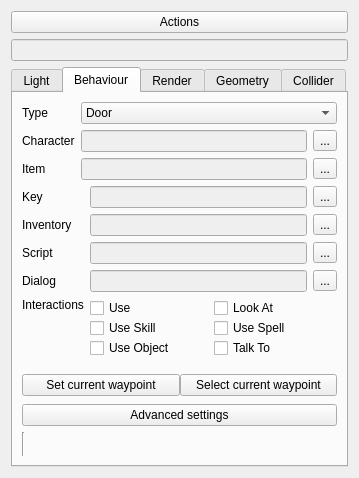
<?xml version="1.0" encoding="UTF-8"?>
<ui version="4.0">
 <class>WorldObjectWidget</class>
 <widget class="QWidget" name="WorldObjectWidget">
  <property name="geometry">
   <rect>
    <x>0</x>
    <y>0</y>
    <width>359</width>
    <height>434</height>
   </rect>
  </property>
  <property name="windowTitle">
   <string>Form</string>
  </property>
  <layout class="QVBoxLayout" name="verticalLayout">
   <item>
    <widget class="QPushButton" name="actionsButton">
     <property name="text">
      <string>Actions</string>
     </property>
    </widget>
   </item>
   <item>
    <widget class="QLineEdit" name="objectName">
     <property name="enabled">
      <bool>false</bool>
     </property>
     <property name="sizePolicy">
      <sizepolicy hsizetype="Minimum" vsizetype="Fixed">
       <horstretch>0</horstretch>
       <verstretch>0</verstretch>
      </sizepolicy>
     </property>
    </widget>
   </item>
   <item>
    <widget class="QTabWidget" name="tabWidget">
     <property name="sizePolicy">
      <sizepolicy hsizetype="Expanding" vsizetype="Expanding">
       <horstretch>0</horstretch>
       <verstretch>0</verstretch>
      </sizepolicy>
     </property>
     <property name="currentIndex">
      <number>1</number>
     </property>
     <widget class="QWidget" name="lightTab">
      <attribute name="title">
       <string>Light</string>
      </attribute>
      <layout class="QGridLayout" name="gridLayout_3">
       <item row="6" column="0" colspan="4">
        <widget class="QGroupBox" name="shadowCasting">
         <property name="title">
          <string>Shadow Casting</string>
         </property>
         <layout class="QGridLayout" name="gridLayout_7">
          <item row="2" column="1">
           <widget class="QSpinBox" name="shadowNear">
            <property name="maximum">
             <number>9999</number>
            </property>
           </widget>
          </item>
          <item row="2" column="2">
           <widget class="QSpinBox" name="shadowFar">
            <property name="maximum">
             <number>9999</number>
            </property>
           </widget>
          </item>
          <item row="0" column="1" colspan="2">
           <widget class="QSpinBox" name="shadowFilmSize">
            <property name="maximum">
             <number>9999</number>
            </property>
            <property name="singleStep">
             <number>1</number>
            </property>
           </widget>
          </item>
          <item row="0" column="0">
           <widget class="QLabel" name="label_16">
            <property name="text">
             <string>Film size</string>
            </property>
           </widget>
          </item>
          <item row="2" column="0">
           <widget class="QLabel" name="label_19">
            <property name="text">
             <string>Near/Far</string>
            </property>
           </widget>
          </item>
          <item row="3" column="0">
           <widget class="QLabel" name="label_18">
            <property name="text">
             <string>Buffer size</string>
            </property>
           </widget>
          </item>
          <item row="3" column="1">
           <widget class="QSpinBox" name="shadowBufferSizeX">
            <property name="maximum">
             <number>9999</number>
            </property>
            <property name="singleStep">
             <number>256</number>
            </property>
           </widget>
          </item>
          <item row="3" column="2">
           <widget class="QSpinBox" name="shadowBufferSizeY">
            <property name="maximum">
             <number>9999</number>
            </property>
            <property name="singleStep">
             <number>256</number>
            </property>
           </widget>
          </item>
         </layout>
        </widget>
       </item>
       <item row="3" column="1">
        <widget class="QDoubleSpinBox" name="lightAttenuationA">
         <property name="singleStep">
          <double>0.010000000000000</double>
         </property>
        </widget>
       </item>
       <item row="4" column="1">
        <widget class="QDoubleSpinBox" name="lightColorR">
         <property name="maximum">
          <double>255.000000000000000</double>
         </property>
        </widget>
       </item>
       <item row="2" column="1" colspan="3">
        <widget class="QDoubleSpinBox" name="lightRadius">
         <property name="maximum">
          <double>500.000000000000000</double>
         </property>
        </widget>
       </item>
       <item row="1" column="1" colspan="3">
        <widget class="QComboBox" name="lightTypesList">
         <item>
          <property name="text">
           <string>Point Light</string>
          </property>
         </item>
         <item>
          <property name="text">
           <string>Directional Light</string>
          </property>
         </item>
         <item>
          <property name="text">
           <string>Ambient Light</string>
          </property>
         </item>
         <item>
          <property name="text">
           <string>Spot Light</string>
          </property>
         </item>
        </widget>
       </item>
       <item row="10" column="0">
        <widget class="Line" name="line_2">
         <property name="sizePolicy">
          <sizepolicy hsizetype="Fixed" vsizetype="MinimumExpanding">
           <horstretch>0</horstretch>
           <verstretch>0</verstretch>
          </sizepolicy>
         </property>
         <property name="orientation">
          <enum>Qt::Vertical</enum>
         </property>
        </widget>
       </item>
       <item row="3" column="3">
        <widget class="QDoubleSpinBox" name="lightAttenuationC">
         <property name="singleStep">
          <double>0.010000000000000</double>
         </property>
        </widget>
       </item>
       <item row="9" column="0" colspan="4">
        <widget class="QPushButton" name="lightCompile">
         <property name="text">
          <string>Apply changes</string>
         </property>
        </widget>
       </item>
       <item row="3" column="2">
        <widget class="QDoubleSpinBox" name="lightAttenuationB">
         <property name="singleStep">
          <double>0.010000000000000</double>
         </property>
        </widget>
       </item>
       <item row="7" column="0" colspan="2">
        <widget class="QRadioButton" name="lightSetEnabled">
         <property name="text">
          <string>On</string>
         </property>
        </widget>
       </item>
       <item row="4" column="2">
        <widget class="QDoubleSpinBox" name="lightColorG">
         <property name="maximum">
          <double>255.000000000000000</double>
         </property>
        </widget>
       </item>
       <item row="8" column="0" colspan="4">
        <widget class="QCheckBox" name="showLightRadius">
         <property name="text">
          <string>Show radius</string>
         </property>
        </widget>
       </item>
       <item row="7" column="2" colspan="2">
        <widget class="QRadioButton" name="lightSetDisabled">
         <property name="text">
          <string>Off</string>
         </property>
        </widget>
       </item>
       <item row="4" column="3">
        <widget class="QDoubleSpinBox" name="lightColorB">
         <property name="maximum">
          <double>255.000000000000000</double>
         </property>
        </widget>
       </item>
       <item row="1" column="0">
        <widget class="QLabel" name="label_13">
         <property name="text">
          <string>Type</string>
         </property>
        </widget>
       </item>
       <item row="4" column="0">
        <widget class="QLabel" name="label_14">
         <property name="maximumSize">
          <size>
           <width>16777215</width>
           <height>20</height>
          </size>
         </property>
         <property name="text">
          <string>RGB</string>
         </property>
        </widget>
       </item>
       <item row="2" column="0">
        <widget class="QLabel" name="label_15">
         <property name="maximumSize">
          <size>
           <width>16777215</width>
           <height>20</height>
          </size>
         </property>
         <property name="text">
          <string>Radius</string>
         </property>
        </widget>
       </item>
       <item row="3" column="0">
        <widget class="QLabel" name="labelAttenuation">
         <property name="text">
          <string>Attenuation</string>
         </property>
        </widget>
       </item>
       <item row="5" column="0">
        <widget class="QLabel" name="label_20">
         <property name="text">
          <string>Priority</string>
         </property>
        </widget>
       </item>
       <item row="5" column="1" colspan="3">
        <widget class="QSpinBox" name="lightPriority">
         <property name="maximum">
          <number>512</number>
         </property>
        </widget>
       </item>
      </layout>
     </widget>
     <widget class="QWidget" name="behaviourTab">
      <attribute name="title">
       <string>Behaviour</string>
      </attribute>
      <layout class="QGridLayout" name="gridLayout_6">
       <item row="0" column="1" colspan="3">
        <widget class="QComboBox" name="objectTypeList">
         <item>
          <property name="text">
           <string>Door</string>
          </property>
         </item>
         <item>
          <property name="text">
           <string>Shelf</string>
          </property>
         </item>
         <item>
          <property name="text">
           <string>Locker</string>
          </property>
         </item>
         <item>
          <property name="text">
           <string>NPC</string>
          </property>
         </item>
         <item>
          <property name="text">
           <string>Item</string>
          </property>
         </item>
        </widget>
       </item>
       <item row="0" column="0">
        <widget class="QLabel" name="label_8">
         <property name="text">
          <string>Type</string>
         </property>
        </widget>
       </item>
       <item row="17" column="0">
        <widget class="Line" name="line_5">
         <property name="orientation">
          <enum>Qt::Vertical</enum>
         </property>
        </widget>
       </item>
       <item row="3" column="0" colspan="4">
        <widget class="QWidget" name="dynamicObject" native="true">
         <layout class="QGridLayout" name="gridLayout_9">
          <property name="leftMargin">
           <number>0</number>
          </property>
          <property name="topMargin">
           <number>0</number>
          </property>
          <property name="rightMargin">
           <number>0</number>
          </property>
          <item row="4" column="1" colspan="2">
           <widget class="QWidget" name="interactions" native="true">
            <layout class="QGridLayout" name="gridLayout_8">
             <property name="leftMargin">
              <number>0</number>
             </property>
             <property name="topMargin">
              <number>0</number>
             </property>
             <property name="rightMargin">
              <number>0</number>
             </property>
             <property name="bottomMargin">
              <number>0</number>
             </property>
             <property name="spacing">
              <number>0</number>
             </property>
             <item row="1" column="2">
              <widget class="QCheckBox" name="interactionUseSpell">
               <property name="text">
                <string>Use Spell</string>
               </property>
              </widget>
             </item>
             <item row="0" column="0">
              <widget class="QCheckBox" name="interactionUse">
               <property name="text">
                <string>Use</string>
               </property>
              </widget>
             </item>
             <item row="0" column="2">
              <widget class="QCheckBox" name="interactionLookAt">
               <property name="text">
                <string>Look At</string>
               </property>
              </widget>
             </item>
             <item row="1" column="0">
              <widget class="QCheckBox" name="interactionUseSkill">
               <property name="text">
                <string>Use Skill</string>
               </property>
              </widget>
             </item>
             <item row="2" column="0">
              <widget class="QCheckBox" name="interactionUseObject">
               <property name="text">
                <string>Use Object</string>
               </property>
              </widget>
             </item>
             <item row="2" column="2">
              <widget class="QCheckBox" name="interactionTalkTo">
               <property name="text">
                <string>Talk To</string>
               </property>
              </widget>
             </item>
            </layout>
           </widget>
          </item>
          <item row="2" column="1">
           <widget class="QLineEdit" name="script">
            <property name="enabled">
             <bool>false</bool>
            </property>
           </widget>
          </item>
          <item row="3" column="1">
           <widget class="QLineEdit" name="dialog">
            <property name="enabled">
             <bool>false</bool>
            </property>
           </widget>
          </item>
          <item row="1" column="0">
           <widget class="QLabel" name="labelInventory">
            <property name="text">
             <string>Inventory</string>
            </property>
           </widget>
          </item>
          <item row="1" column="1">
           <widget class="QLineEdit" name="inventory">
            <property name="enabled">
             <bool>false</bool>
            </property>
           </widget>
          </item>
          <item row="1" column="2">
           <widget class="QToolButton" name="selectInventory">
            <property name="text">
             <string>...</string>
            </property>
           </widget>
          </item>
          <item row="2" column="0">
           <widget class="QLabel" name="label_7">
            <property name="text">
             <string>Script</string>
            </property>
           </widget>
          </item>
          <item row="3" column="2">
           <widget class="QToolButton" name="selectDialog">
            <property name="text">
             <string>...</string>
            </property>
           </widget>
          </item>
          <item row="2" column="2">
           <widget class="QToolButton" name="selectScript">
            <property name="text">
             <string>...</string>
            </property>
           </widget>
          </item>
          <item row="4" column="0">
           <widget class="QLabel" name="label_22">
            <property name="text">
             <string>Interactions</string>
            </property>
            <property name="alignment">
             <set>Qt::AlignLeading|Qt::AlignLeft|Qt::AlignTop</set>
            </property>
           </widget>
          </item>
          <item row="3" column="0">
           <widget class="QLabel" name="label_21">
            <property name="text">
             <string>Dialog</string>
            </property>
           </widget>
          </item>
          <item row="0" column="0">
           <widget class="QLabel" name="labelKey">
            <property name="text">
             <string>Key</string>
            </property>
           </widget>
          </item>
          <item row="0" column="1">
           <widget class="QLineEdit" name="key">
            <property name="enabled">
             <bool>false</bool>
            </property>
           </widget>
          </item>
          <item row="0" column="2">
           <widget class="QToolButton" name="selectKey">
            <property name="text">
             <string>...</string>
            </property>
           </widget>
          </item>
         </layout>
        </widget>
       </item>
       <item row="16" column="0" colspan="4">
        <widget class="QPushButton" name="objectAdvancedSettings">
         <property name="text">
          <string>Advanced settings</string>
         </property>
        </widget>
       </item>
       <item row="14" column="0" colspan="4">
        <widget class="QWidget" name="widget" native="true">
         <property name="sizePolicy">
          <sizepolicy hsizetype="Preferred" vsizetype="Minimum">
           <horstretch>0</horstretch>
           <verstretch>0</verstretch>
          </sizepolicy>
         </property>
         <property name="maximumSize">
          <size>
           <width>16777215</width>
           <height>40</height>
          </size>
         </property>
         <layout class="QHBoxLayout" name="horizontalLayout">
          <property name="spacing">
           <number>0</number>
          </property>
          <property name="leftMargin">
           <number>0</number>
          </property>
          <property name="topMargin">
           <number>0</number>
          </property>
          <property name="rightMargin">
           <number>0</number>
          </property>
          <property name="bottomMargin">
           <number>0</number>
          </property>
          <item>
           <widget class="QPushButton" name="setCurrentWaypoint">
            <property name="text">
             <string>Set current waypoint</string>
            </property>
           </widget>
          </item>
          <item>
           <widget class="QPushButton" name="selectCurrentWaypoint">
            <property name="text">
             <string>Select current waypoint</string>
            </property>
           </widget>
          </item>
         </layout>
        </widget>
       </item>
       <item row="1" column="0">
        <widget class="QLabel" name="labelCharacter">
         <property name="text">
          <string>Character</string>
         </property>
        </widget>
       </item>
       <item row="1" column="3">
        <widget class="QToolButton" name="selectCharacter">
         <property name="text">
          <string>...</string>
         </property>
        </widget>
       </item>
       <item row="1" column="1" colspan="2">
        <widget class="QLineEdit" name="character">
         <property name="enabled">
          <bool>false</bool>
         </property>
        </widget>
       </item>
       <item row="2" column="0">
        <widget class="QLabel" name="labelItem">
         <property name="text">
          <string>Item</string>
         </property>
        </widget>
       </item>
       <item row="2" column="3">
        <widget class="QToolButton" name="selectItem">
         <property name="text">
          <string>...</string>
         </property>
        </widget>
       </item>
       <item row="2" column="1" colspan="2">
        <widget class="QLineEdit" name="item">
         <property name="enabled">
          <bool>false</bool>
         </property>
        </widget>
       </item>
      </layout>
     </widget>
     <widget class="QWidget" name="renderTab">
      <attribute name="title">
       <string>Render</string>
      </attribute>
      <layout class="QGridLayout" name="gridLayout_4">
       <item row="1" column="0">
        <widget class="QLineEdit" name="objectModel">
         <property name="enabled">
          <bool>false</bool>
         </property>
        </widget>
       </item>
       <item row="1" column="1">
        <widget class="QToolButton" name="selectModel">
         <property name="text">
          <string>...</string>
         </property>
        </widget>
       </item>
       <item row="5" column="0" colspan="2">
        <widget class="Line" name="line">
         <property name="sizePolicy">
          <sizepolicy hsizetype="Fixed" vsizetype="MinimumExpanding">
           <horstretch>0</horstretch>
           <verstretch>0</verstretch>
          </sizepolicy>
         </property>
         <property name="frameShadow">
          <enum>QFrame::Sunken</enum>
         </property>
         <property name="orientation">
          <enum>Qt::Vertical</enum>
         </property>
        </widget>
       </item>
       <item row="0" column="0" colspan="2">
        <widget class="QLabel" name="label_2">
         <property name="text">
          <string>Model</string>
         </property>
        </widget>
       </item>
       <item row="2" column="0" colspan="2">
        <widget class="QLabel" name="label_6">
         <property name="text">
          <string>Texture</string>
         </property>
        </widget>
       </item>
       <item row="3" column="0">
        <widget class="QLineEdit" name="objectTexture">
         <property name="enabled">
          <bool>false</bool>
         </property>
        </widget>
       </item>
       <item row="3" column="1">
        <widget class="QToolButton" name="selectTexture">
         <property name="text">
          <string>...</string>
         </property>
        </widget>
       </item>
       <item row="4" column="0" colspan="2">
        <widget class="QPushButton" name="objectFocus">
         <property name="text">
          <string>Focus on this object</string>
         </property>
        </widget>
       </item>
      </layout>
     </widget>
     <widget class="QWidget" name="geometryTab">
      <attribute name="title">
       <string>Geometry</string>
      </attribute>
      <layout class="QGridLayout" name="gridLayout">
       <item row="0" column="0">
        <widget class="QLabel" name="label_3">
         <property name="text">
          <string>Position</string>
         </property>
        </widget>
       </item>
       <item row="1" column="0">
        <widget class="QDoubleSpinBox" name="objectPosX">
         <property name="minimum">
          <double>-9999.000000000000000</double>
         </property>
         <property name="maximum">
          <double>9999.000000000000000</double>
         </property>
        </widget>
       </item>
       <item row="5" column="2">
        <widget class="QDoubleSpinBox" name="objectScaleZ">
         <property name="minimum">
          <double>0.000000000000000</double>
         </property>
         <property name="maximum">
          <double>999.990000000000009</double>
         </property>
        </widget>
       </item>
       <item row="3" column="1">
        <widget class="QDoubleSpinBox" name="objectRotationY">
         <property name="minimum">
          <double>-360.000000000000000</double>
         </property>
         <property name="maximum">
          <double>360.000000000000000</double>
         </property>
        </widget>
       </item>
       <item row="4" column="0">
        <widget class="QLabel" name="label_5">
         <property name="text">
          <string>Scale</string>
         </property>
        </widget>
       </item>
       <item row="3" column="2">
        <widget class="QDoubleSpinBox" name="objectRotationZ">
         <property name="minimum">
          <double>-360.000000000000000</double>
         </property>
         <property name="maximum">
          <double>360.000000000000000</double>
         </property>
        </widget>
       </item>
       <item row="5" column="1">
        <widget class="QDoubleSpinBox" name="objectScaleY">
         <property name="minimum">
          <double>0.000000000000000</double>
         </property>
         <property name="maximum">
          <double>999.990000000000009</double>
         </property>
        </widget>
       </item>
       <item row="1" column="2">
        <widget class="QDoubleSpinBox" name="objectPosZ">
         <property name="minimum">
          <double>-9999.000000000000000</double>
         </property>
         <property name="maximum">
          <double>9999.000000000000000</double>
         </property>
        </widget>
       </item>
       <item row="1" column="1">
        <widget class="QDoubleSpinBox" name="objectPosY">
         <property name="minimum">
          <double>-9999.000000000000000</double>
         </property>
         <property name="maximum">
          <double>9999.000000000000000</double>
         </property>
        </widget>
       </item>
       <item row="2" column="0">
        <widget class="QLabel" name="label_4">
         <property name="text">
          <string>Rotation</string>
         </property>
        </widget>
       </item>
       <item row="3" column="0">
        <widget class="QDoubleSpinBox" name="objectRotationX">
         <property name="minimum">
          <double>-360.000000000000000</double>
         </property>
         <property name="maximum">
          <double>360.000000000000000</double>
         </property>
        </widget>
       </item>
       <item row="5" column="0">
        <widget class="QDoubleSpinBox" name="objectScaleX">
         <property name="minimum">
          <double>0.000000000000000</double>
         </property>
         <property name="maximum">
          <double>999.990000000000009</double>
         </property>
        </widget>
       </item>
       <item row="6" column="0">
        <widget class="QLabel" name="label_10">
         <property name="text">
          <string>Floor</string>
         </property>
        </widget>
       </item>
       <item row="8" column="1">
        <widget class="Line" name="line_3">
         <property name="sizePolicy">
          <sizepolicy hsizetype="Fixed" vsizetype="MinimumExpanding">
           <horstretch>0</horstretch>
           <verstretch>0</verstretch>
          </sizepolicy>
         </property>
         <property name="orientation">
          <enum>Qt::Vertical</enum>
         </property>
        </widget>
       </item>
       <item row="7" column="0">
        <widget class="QSpinBox" name="objectFloor"/>
       </item>
       <item row="7" column="1" colspan="2">
        <widget class="QCheckBox" name="inheritsFloor">
         <property name="text">
          <string>Inherits from parent</string>
         </property>
        </widget>
       </item>
      </layout>
     </widget>
     <widget class="QWidget" name="colliderTab">
      <attribute name="title">
       <string>Collider</string>
      </attribute>
      <layout class="QGridLayout" name="gridLayout_2">
       <item row="3" column="0" colspan="3">
        <widget class="QComboBox" name="collider_type">
         <item>
          <property name="text">
           <string>None</string>
          </property>
         </item>
         <item>
          <property name="text">
           <string>Model</string>
          </property>
         </item>
         <item>
          <property name="text">
           <string>Box</string>
          </property>
         </item>
         <item>
          <property name="text">
           <string>Sphere</string>
          </property>
         </item>
        </widget>
       </item>
       <item row="2" column="0" colspan="3">
        <widget class="QCheckBox" name="displayColliders">
         <property name="text">
          <string>Display colliders</string>
         </property>
        </widget>
       </item>
       <item row="10" column="1">
        <widget class="Line" name="line_4">
         <property name="sizePolicy">
          <sizepolicy hsizetype="Fixed" vsizetype="MinimumExpanding">
           <horstretch>0</horstretch>
           <verstretch>0</verstretch>
          </sizepolicy>
         </property>
         <property name="orientation">
          <enum>Qt::Vertical</enum>
         </property>
        </widget>
       </item>
       <item row="4" column="0" colspan="3">
        <widget class="QFrame" name="collider_position">
         <property name="frameShape">
          <enum>QFrame::StyledPanel</enum>
         </property>
         <property name="frameShadow">
          <enum>QFrame::Raised</enum>
         </property>
         <layout class="QGridLayout" name="gridLayout_5">
          <item row="3" column="2">
           <widget class="QDoubleSpinBox" name="collider_hpr_z">
            <property name="minimum">
             <double>-360.000000000000000</double>
            </property>
            <property name="maximum">
             <double>360.000000000000000</double>
            </property>
           </widget>
          </item>
          <item row="4" column="0">
           <widget class="QLabel" name="label_9">
            <property name="text">
             <string>Scale</string>
            </property>
           </widget>
          </item>
          <item row="1" column="1">
           <widget class="QDoubleSpinBox" name="collider_pos_y">
            <property name="minimum">
             <double>-999.000000000000000</double>
            </property>
            <property name="maximum">
             <double>999.990000000000009</double>
            </property>
           </widget>
          </item>
          <item row="2" column="0">
           <widget class="QLabel" name="label_17">
            <property name="text">
             <string>Rotation</string>
            </property>
           </widget>
          </item>
          <item row="3" column="0">
           <widget class="QDoubleSpinBox" name="collider_hpr_x">
            <property name="minimum">
             <double>-360.000000000000000</double>
            </property>
            <property name="maximum">
             <double>360.000000000000000</double>
            </property>
           </widget>
          </item>
          <item row="1" column="2">
           <widget class="QDoubleSpinBox" name="collider_pos_z">
            <property name="minimum">
             <double>-999.000000000000000</double>
            </property>
            <property name="maximum">
             <double>999.990000000000009</double>
            </property>
           </widget>
          </item>
          <item row="3" column="1">
           <widget class="QDoubleSpinBox" name="collider_hpr_y">
            <property name="minimum">
             <double>-360.000000000000000</double>
            </property>
            <property name="maximum">
             <double>360.000000000000000</double>
            </property>
           </widget>
          </item>
          <item row="1" column="0">
           <widget class="QDoubleSpinBox" name="collider_pos_x">
            <property name="minimum">
             <double>-999.000000000000000</double>
            </property>
            <property name="maximum">
             <double>999.990000000000009</double>
            </property>
           </widget>
          </item>
          <item row="0" column="0">
           <widget class="QLabel" name="label">
            <property name="text">
             <string>Position</string>
            </property>
           </widget>
          </item>
          <item row="5" column="0">
           <widget class="QDoubleSpinBox" name="collider_scale_x">
            <property name="maximum">
             <double>999.990000000000009</double>
            </property>
           </widget>
          </item>
          <item row="5" column="1">
           <widget class="QDoubleSpinBox" name="collider_scale_y">
            <property name="maximum">
             <double>999.990000000000009</double>
            </property>
           </widget>
          </item>
          <item row="5" column="2">
           <widget class="QDoubleSpinBox" name="collider_scale_z">
            <property name="maximum">
             <double>999.990000000000009</double>
            </property>
           </widget>
          </item>
         </layout>
        </widget>
       </item>
      </layout>
     </widget>
    </widget>
   </item>
  </layout>
 </widget>
 <resources/>
 <connections/>
</ui>
